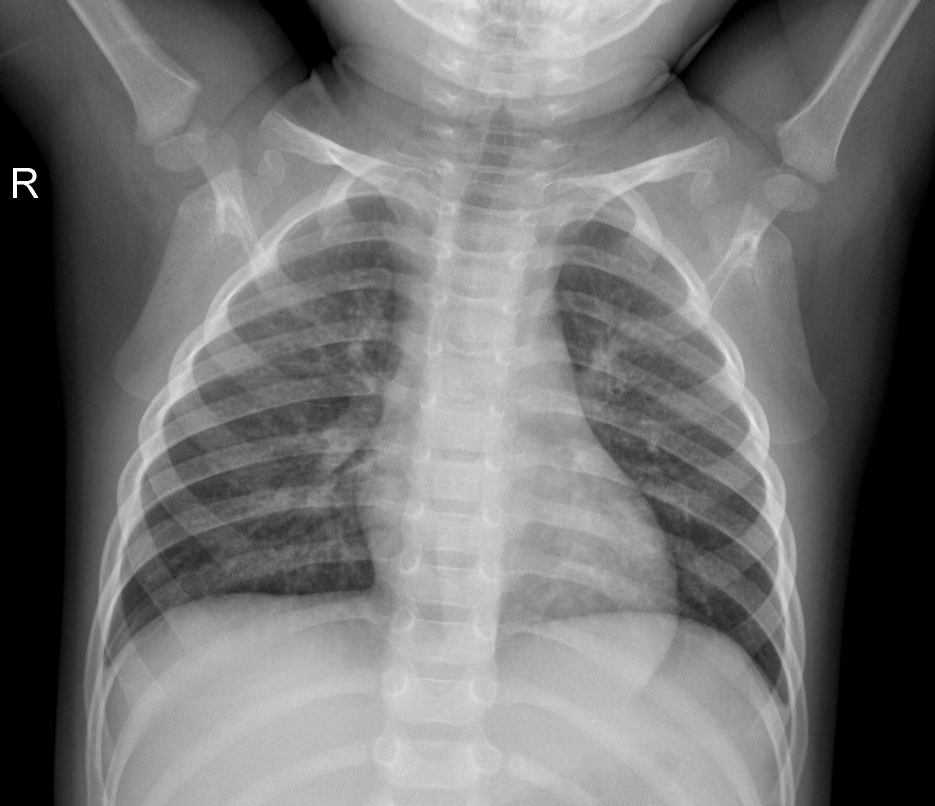
#> input picture dataset/TRAIN/IM-0227-0001.jpeg, 1870 x 1612 px (shown at 1/2 size); its folder holds only this picture in this run
$ jupyter execute --allow-errors jpnotebook.ipynb   (shell and % lines are left out)
#> lines starting #> are read from the running program, lines starting #| are printed output that depends on the picture
[cell 1]
import os
import numpy as np
import cv2
from sklearn.model_selection import train_test_split
from sklearn.linear_model import LogisticRegression
from sklearn.metrics import accuracy_score
from joblib import dump

[cell 2]
prefix_dir = '../dataset/TRAIN/'

images = []
labels = []

[cell 3]
for file in os.listdir(prefix_dir):
    image_path = os.path.join(prefix_dir, file)
    image = cv2.imread(image_path)
#> image is the input picture: shape (1612, 1870, 3); min 0, max 255, mean 114.4

    if image is not None:
        # Convertir les images en niveaux de gris et les redimensionner en 256x256
        image = cv2.cvtColor(image, cv2.COLOR_BGR2GRAY)
#> image: shape (1612, 1870)
        image = cv2.resize(image, (256, 256))
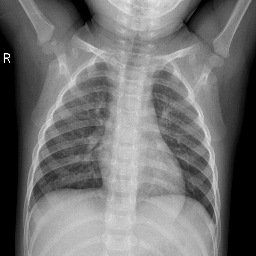
#> image: shape (256, 256); min 0, max 255, mean 114.2

        # Aplatir l'image en un vecteur 1D
        image_flattened = image.flatten()

        # Déterminer le label de l'image
        if "virus" in file.lower():
            label = 1
        elif "bacteria" in file.lower():
            label = 2
        else:
            label = 0

        images.append(image_flattened)
        labels.append(label)
    else:
        print(f"Image not loaded correctly: {image_path}")


$ run again, on dataset/TRAIN/IM-0486-0001.jpeg
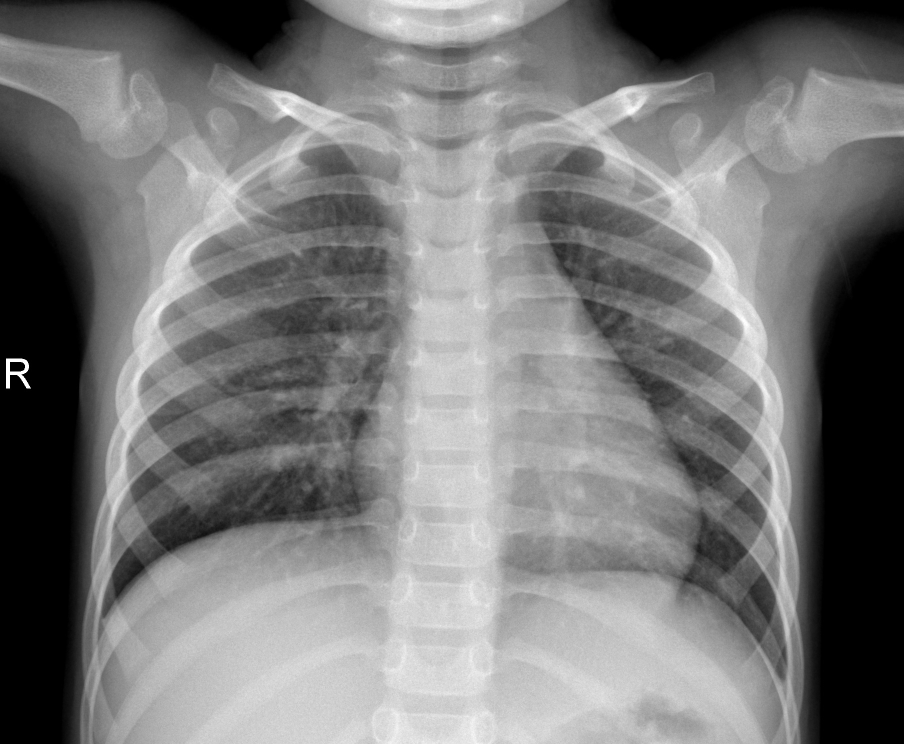
#> input picture dataset/TRAIN/IM-0486-0001.jpeg, 1808 x 1488 px (shown at 1/2 size)
#> image is the input picture: shape (1488, 1808, 3); min 0, max 255, mean 121
#> `image = cv2.resize(image, (256, 256))`:
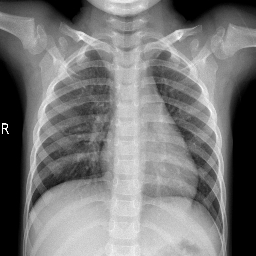
#> image: shape (256, 256); min 0, max 255, mean 120.9

$ run again, on dataset/TRAIN/IM-0549-0001-0002.jpeg
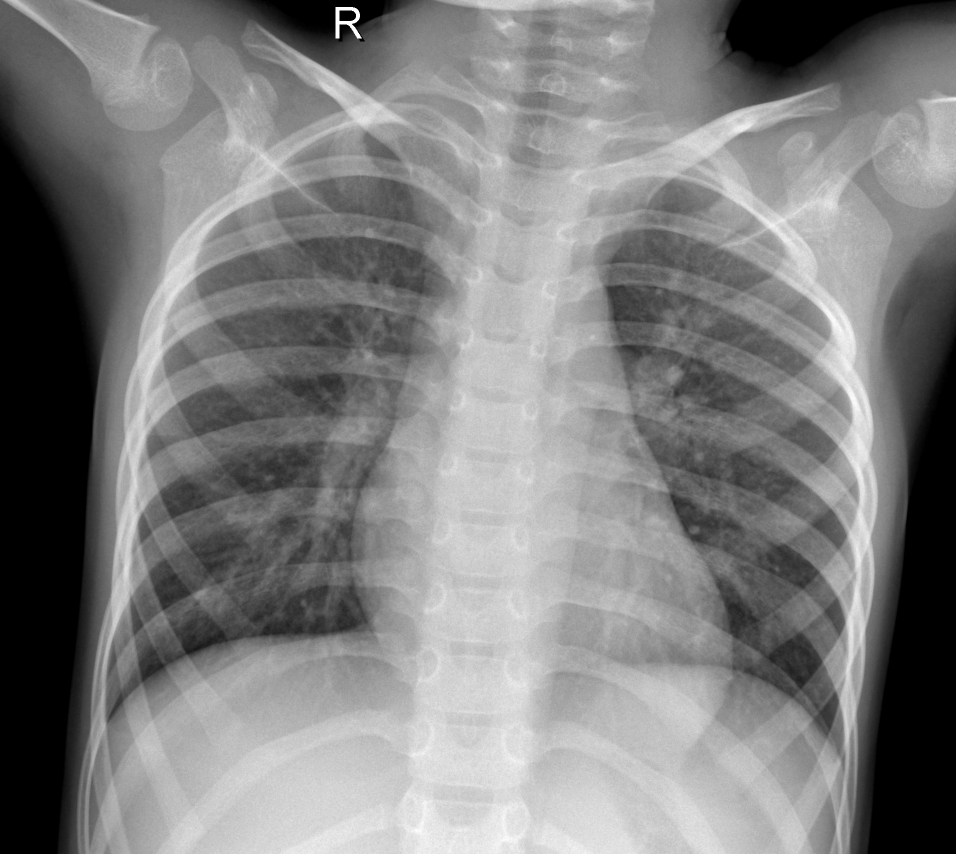
#> input picture dataset/TRAIN/IM-0549-0001-0002.jpeg, 1912 x 1708 px (shown at 1/2 size)
#> image is the input picture: shape (1708, 1912, 3); min 0, max 255, mean 126.4
#> `image = cv2.resize(image, (256, 256))`:
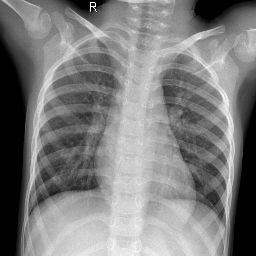
#> image: shape (256, 256); min 0, max 255, mean 126.3

$ run again, on dataset/TRAIN/IM-0229-0001.jpeg
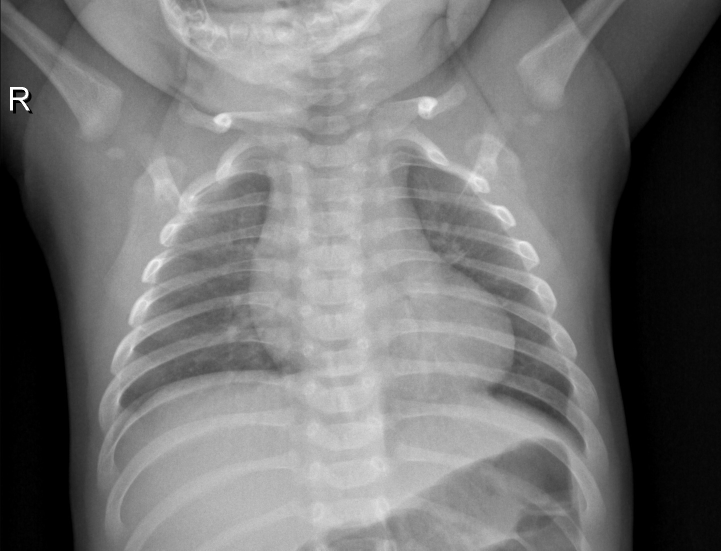
#> input picture dataset/TRAIN/IM-0229-0001.jpeg, 1442 x 1101 px (shown at 1/2 size)
#> image is the input picture: shape (1101, 1442, 3); min 0, max 255, mean 115.6
#> `image = cv2.resize(image, (256, 256))`:
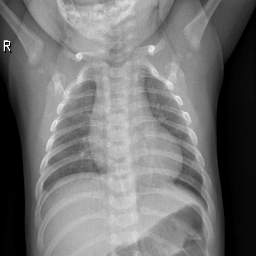
#> image: shape (256, 256); min 0, max 255, mean 115.6
